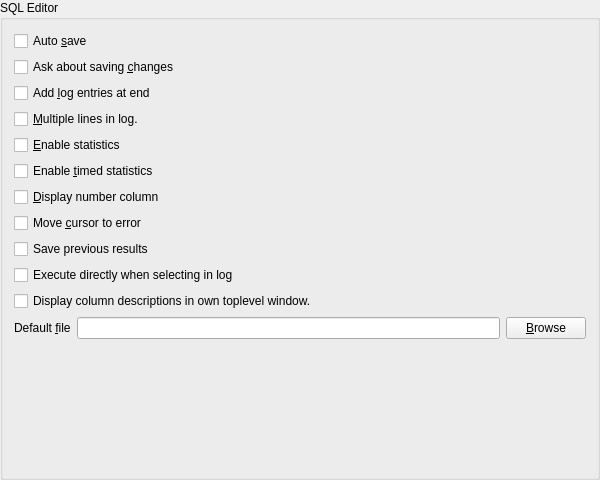
<?xml version="1.0" encoding="UTF-8"?>
<ui version="4.0">
 <class>toWorksheetSetupUI</class>
 <widget class="QWidget" name="toWorksheetSetupUI">
  <property name="geometry">
   <rect>
    <x>0</x>
    <y>0</y>
    <width>600</width>
    <height>480</height>
   </rect>
  </property>
  <property name="sizePolicy">
   <sizepolicy hsizetype="Expanding" vsizetype="Preferred">
    <horstretch>0</horstretch>
    <verstretch>0</verstretch>
   </sizepolicy>
  </property>
  <property name="minimumSize">
   <size>
    <width>600</width>
    <height>0</height>
   </size>
  </property>
  <property name="windowTitle">
   <string>Form1</string>
  </property>
  <property name="toolTip">
   <string>Automatically save file when closing editor (Without asking any questions).</string>
  </property>
  <layout class="QGridLayout">
   <property name="margin">
    <number>0</number>
   </property>
   <property name="spacing">
    <number>6</number>
   </property>
   <item row="0" column="0">
    <widget class="QGroupBox" name="GroupBox1">
     <property name="title">
      <string>SQL Editor</string>
     </property>
     <layout class="QGridLayout">
      <property name="margin">
       <number>11</number>
      </property>
      <property name="spacing">
       <number>6</number>
      </property>
      <item row="0" column="0" colspan="3">
       <widget class="QCheckBox" name="AutoSaveBool">
        <property name="text">
         <string>Auto &amp;save</string>
        </property>
       </widget>
      </item>
      <item row="1" column="0" colspan="3">
       <widget class="QCheckBox" name="CheckSaveBool">
        <property name="toolTip">
         <string>Ask about saving changes when closing worksheet.</string>
        </property>
        <property name="text">
         <string>Ask about saving &amp;changes</string>
        </property>
       </widget>
      </item>
      <item row="2" column="0" colspan="3">
       <widget class="QCheckBox" name="LogAtEndBool">
        <property name="toolTip">
         <string>Add newly executed queries at end of log instead of top. Changing this will mess up the log in the windows that are opened.</string>
        </property>
        <property name="text">
         <string>Add &amp;log entries at end</string>
        </property>
       </widget>
      </item>
      <item row="3" column="0" colspan="3">
       <widget class="QCheckBox" name="LogMultiBool">
        <property name="toolTip">
         <string>Display multiple lines in the SQL column of the logging.</string>
        </property>
        <property name="text">
         <string>&amp;Multiple lines in log.</string>
        </property>
       </widget>
      </item>
      <item row="4" column="0" colspan="3">
       <widget class="QCheckBox" name="StatisticsBool">
        <property name="toolTip">
         <string>Enable statistic collection per default.</string>
        </property>
        <property name="text">
         <string>&amp;Enable statistics</string>
        </property>
       </widget>
      </item>
      <item row="5" column="0" colspan="3">
       <widget class="QCheckBox" name="TimedStatsBool">
        <property name="toolTip">
         <string>Enable timed statistics as well when collecting normal statistics.</string>
        </property>
        <property name="text">
         <string>Enable &amp;timed statistics</string>
        </property>
       </widget>
      </item>
      <item row="6" column="0" colspan="3">
       <widget class="QCheckBox" name="DisplayNumberColumnBool">
        <property name="toolTip">
         <string>Add a numbering column to the left of the result.</string>
        </property>
        <property name="text">
         <string>&amp;Display number column</string>
        </property>
       </widget>
      </item>
      <item row="7" column="0" colspan="3">
       <widget class="QCheckBox" name="MoveToErrorBool">
        <property name="toolTip">
         <string>Move the cursor to an error if the error occurs.</string>
        </property>
        <property name="text">
         <string>Move &amp;cursor to error</string>
        </property>
       </widget>
      </item>
      <item row="8" column="0" colspan="3">
       <widget class="QCheckBox" name="HistoryErrorBool">
        <property name="toolTip">
         <string>Keep previous results in while editor is open. Will consume lot of memory.</string>
        </property>
        <property name="text">
         <string>Save previous results</string>
        </property>
       </widget>
      </item>
      <item row="11" column="1">
       <widget class="QLineEdit" name="AutoLoad"/>
      </item>
      <item row="11" column="2">
       <widget class="QPushButton" name="FileChoose">
        <property name="text">
         <string>&amp;Browse</string>
        </property>
       </widget>
      </item>
      <item row="11" column="0">
       <widget class="QLabel" name="TextLabel1">
        <property name="toolTip">
         <string>File to automatically open in a new editor.</string>
        </property>
        <property name="text">
         <string>Default &amp;file</string>
        </property>
        <property name="wordWrap">
         <bool>false</bool>
        </property>
        <property name="buddy">
         <cstring>AutoLoad</cstring>
        </property>
       </widget>
      </item>
      <item row="12" column="1">
       <spacer>
        <property name="orientation">
         <enum>Qt::Vertical</enum>
        </property>
        <property name="sizeType">
         <enum>QSizePolicy::Expanding</enum>
        </property>
        <property name="sizeHint" stdset="0">
         <size>
          <width>20</width>
          <height>160</height>
         </size>
        </property>
       </spacer>
      </item>
      <item row="9" column="0" colspan="3">
       <widget class="QCheckBox" name="ExecLogBool">
        <property name="toolTip">
         <string>Execute a statement when it is
			selected in the log, if disabled simply selected
			the statement in the log.</string>
        </property>
        <property name="text">
         <string>Execute directly when selecting in log</string>
        </property>
       </widget>
      </item>
      <item row="10" column="0" colspan="3">
       <widget class="QCheckBox" name="ToplevelDescribeBool">
        <property name="toolTip">
         <string>Execute a statement when it is
			selected in the log, if disabled simply selected
			the statement in the log.</string>
        </property>
        <property name="text">
         <string>Display column descriptions in own toplevel window.</string>
        </property>
       </widget>
      </item>
     </layout>
    </widget>
   </item>
  </layout>
 </widget>
 <layoutdefault spacing="6" margin="11"/>
 <tabstops>
  <tabstop>AutoSaveBool</tabstop>
  <tabstop>CheckSaveBool</tabstop>
  <tabstop>LogAtEndBool</tabstop>
  <tabstop>LogMultiBool</tabstop>
  <tabstop>StatisticsBool</tabstop>
  <tabstop>TimedStatsBool</tabstop>
  <tabstop>DisplayNumberColumnBool</tabstop>
  <tabstop>HistoryErrorBool</tabstop>
  <tabstop>ExecLogBool</tabstop>
  <tabstop>AutoLoad</tabstop>
  <tabstop>FileChoose</tabstop>
 </tabstops>
 <resources/>
 <connections>
  <connection>
   <sender>HistoryErrorBool</sender>
   <signal>toggled(bool)</signal>
   <receiver>ExecLogBool</receiver>
   <slot>setEnabled(bool)</slot>
   <hints>
    <hint type="sourcelabel">
     <x>20</x>
     <y>20</y>
    </hint>
    <hint type="destinationlabel">
     <x>20</x>
     <y>20</y>
    </hint>
   </hints>
  </connection>
 </connections>
</ui>
